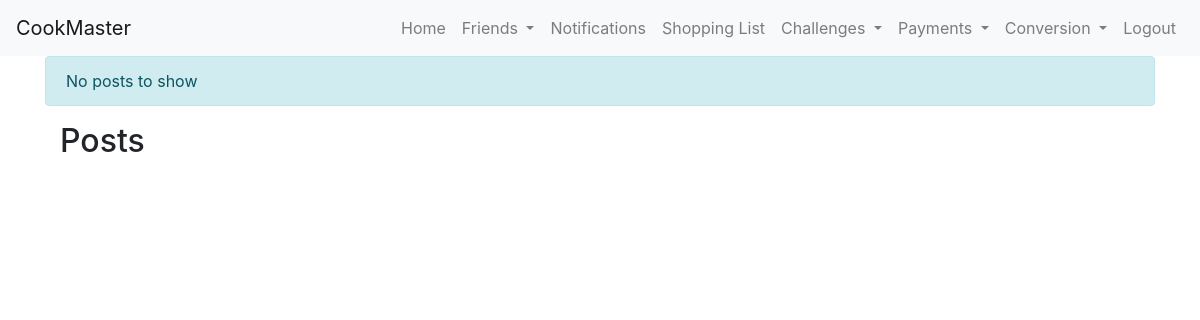
Before: /view_posts (signed in) with the older database file.
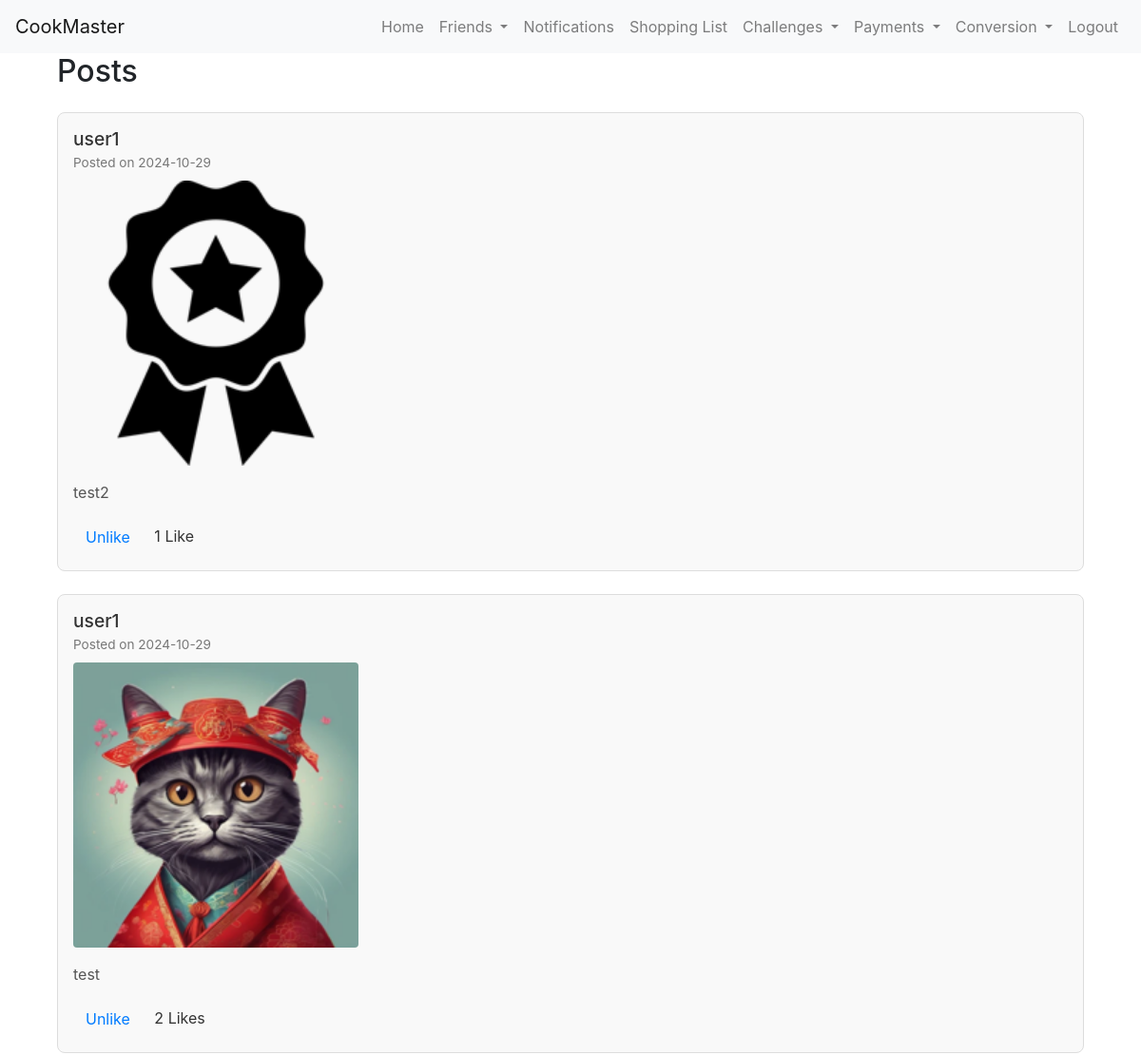
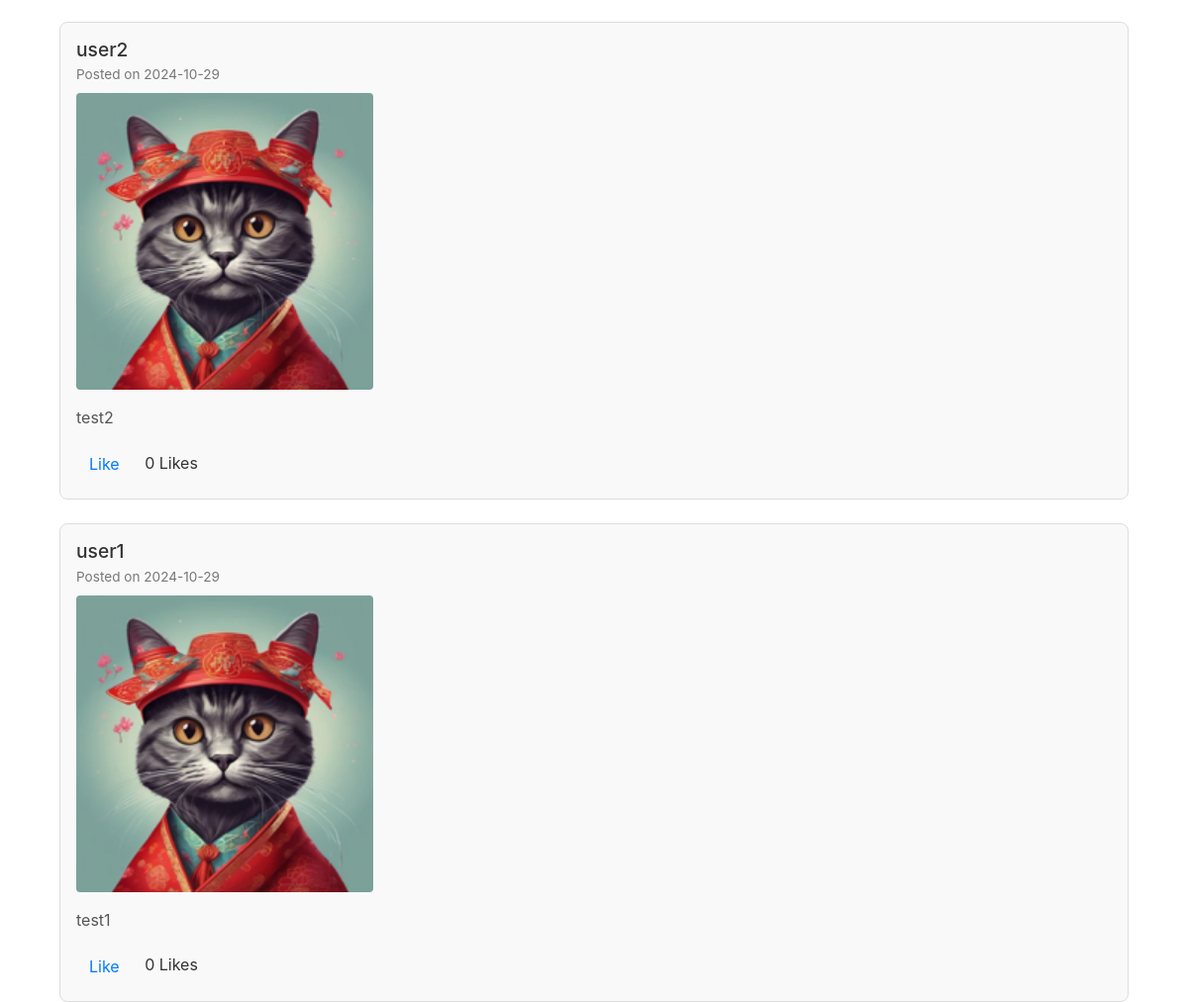
After: the same page with the newer database file (2 pictures, top to bottom).
### app/models.py (models this page shows)
class Post(db.Model):
    __tablename__ = 'post'
    id = db.Column(db.Integer, primary_key=True)
    image_file = db.Column(db.String(100), nullable=False)
    message = db.Column(db.Text, nullable=False)
    date_posted = db.Column(db.DateTime, nullable=False, default=db.func.current_timestamp())
    user_id = db.Column(db.Integer, db.ForeignKey('user.id'), nullable=False)
    challenge_id = db.Column(db.Integer, db.ForeignKey('challenge.id'), nullable=True)
    user = db.relationship('User', backref='user_posts')
    def is_liked_by(self, user):
            return any(like.user_id == user.id for like in self.likes)

class User(db.Model, UserMixin):
    id = db.Column(db.Integer, primary_key=True)
    username = db.Column(db.String(20), unique=True, nullable=False)
    email = db.Column(db.String(120), unique=True, nullable=False)
    password = db.Column(db.String(60), nullable=False)
    role = db.Column(db.String(10), nullable=False, default='user')
    completed_recipes = db.Column(db.Integer, default=0)
    recipes_created = db.Column(db.Integer, default=0)
    recipes_shared = db.Column(db.Integer, default=0)
    friends_connected = db.Column(db.Integer, default=0)
    shopping_lists_created = db.Column(db.Integer, default=0)
    conversion_tool_uses = db.Column(db.Integer, default=0)
    credits = db.Column(db.Integer, default=0)
    tools = db.relationship('Tool', backref='owner', lazy=True, cascade="all, delete-orphan")
    posts = db.relationship('Post', backref='author', lazy=True, cascade="all, delete-orphan")
    created_challenges = db.relationship('Challenge', backref='creator', lazy=True, overlaps="challenge_creator,created_challenges")
    participated_challenges = db.relationship('ChallengeParticipant', backref='user_participation', lazy=True, overlaps="participant,challenges_participated")
    achievements = db.relationship('Achievement', backref='user', lazy=True, cascade="all, delete-orphan")

### app/user_routes.py (the view)
@user.route('/view_posts')
@login_required
def view_posts():
    friends = Friendship.query.filter_by(user_id=current_user.id).all()
    friend_ids = [friend.friend_id for friend in friends]
    friend_ids.append(current_user.id)  # Include the current user in the posts
    posts = Post.query.filter(Post.user_id.in_(friend_ids)).order_by(Post.date_posted.desc()).all()
    if not posts:
        flash('No posts to show', 'info')
    return render_template('view_posts.html', posts=posts)

### app/__init__.py (called while the page is built)
@login_manager.user_loader
def load_user(user_id):
    from app.models import User
    return User.query.get(int(user_id))

### app/templates/view_posts.html (shortened to what this page needs)
{% extends "base.html" %}
{% block content %}
<div class="container">
    <h2>Posts</h2>
    <div class="posts-container">
        {% for post in posts %}
            <div class="post">
                <div class="post-header">
                    <h4>{{ post.user.username }}</h4>
                    <small>Posted on {{ post.date_posted.strftime('%Y-%m-%d') }}</small>
                </div>
                <div class="post-body">
                    {% if post.image_file %}
                        <img src="{{ url_for('static', filename='uploads/' + post.image_file) }}" alt="Post image" class="post-image">
                    {% else %}
                        <p class="no-image">No image available for this post.</p>
                    {% endif %}
                    <p class="post-message">{{ post.message }}</p>
                </div>
                <div class="post-footer">
                    <form action="{{ url_for('user.like_post', post_id=post.id) }}" method="post">
                        <button type="submit" class="btn btn-link">
                            {% if post.is_liked_by(current_user) %}
                                Unlike
                            {% else %}
                                Like
                            {% endif %}
                        </button>
                        <span>{{ post.likes|length }} {{ 'Like' if post.likes|length == 1 else 'Likes' }}</span>
                    </form>
                </div>
            </div>
        {% endfor %}
    </div>
</div>
{% endblock %}

### app/templates/base.html (shortened to what this page needs)
<!DOCTYPE html>
<html lang="en">
<head>
    <link rel="stylesheet" href="https://stackpath.bootstrapcdn.com/bootstrap/4.5.2/css/bootstrap.min.css">
</head>
<body>
    <nav class="navbar navbar-expand-lg navbar-light bg-light">
        <a class="navbar-brand" href="{{ url_for('user.index') }}">CookMaster</a>
        <div class="collapse navbar-collapse" id="navbarNav">
            <ul class="navbar-nav ml-auto">
                {% if current_user.is_authenticated %}
                    <li class="nav-item">
                        <a class="nav-link" href="{{ url_for('user.index') }}">Home</a>
                    </li>
                    <li class="nav-item dropdown">
                        <a class="nav-link dropdown-toggle" href="#" id="friendsDropdown" role="button" data-toggle="dropdown" aria-haspopup="true" aria-expanded="false">
                            Friends
                        </a>
                    </li>
                    <li class="nav-item">
                        <a class="nav-link" href="{{ url_for('user.notifications') }}">Notifications</a>
                    </li>
                    <li class="nav-item">
                        <a class="nav-link" href="{{ url_for('user.shopping_list') }}">Shopping List</a>
                    </li>
                    <li class="nav-item dropdown">
                        <a class="nav-link dropdown-toggle" href="#" id="challengesDropdown" role="button" data-toggle="dropdown" aria-haspopup="true" aria-expanded="false">
                          Challenges
                        </a>
                      </li>
                    <li class="nav-item dropdown">
                        <a class="nav-link dropdown-toggle" href="#" id="paymentsDropdown" role="button" data-toggle="dropdown" aria-haspopup="true" aria-expanded="false">
                            Payments
                        </a>
                    </li>
                    <li class="nav-item dropdown">
                        <a class="nav-link dropdown-toggle" href="#" id="conversionDropdown" role="button" data-toggle="dropdown" aria-haspopup="true" aria-expanded="false">
                            Conversion
                        </a>
                    </li>
                    <li class="nav-item">
                        <a class="nav-link" href="{{ url_for('user.logout') }}">Logout</a>
                    </li>
                {% endif %}
            </ul>
        </div>
    </nav>
    <div class="container">
        {% with messages = get_flashed_messages(with_categories=true) %}
            {% if messages %}
                {% for category, message in messages %}
                    <div class="alert alert-{{ category }}">{{ message }}</div>
                {% endfor %}
            {% endif %}
        {% endwith %}
        {% block content %}{% endblock %}
    </div>
</body>
</html>

### app/templates/view_posts.html (style rules this page uses)
.posts-container { display: flex; flex-direction: column; gap: 1.5rem; margin-top: 1.5rem; }
.post { border: 1px solid #ddd; padding: 1rem; border-radius: 8px; background-color: #f9f9f9; }
.post-header h4 { margin: 0; font-size: 1.2rem; color: #333; }
.post-header small { color: #777; font-size: 0.85rem; }
.post-image { width: 100%; max-width: 300px; height: auto; border-radius: 4px; margin-top: 0.5rem; }
.post-message { margin-top: 1rem; font-size: 1rem; color: #555; }
.post-footer { margin-top: 1rem; display: flex; align-items: center; }
.post-footer button { color: #007bff; font-size: 1rem; text-decoration: none; }
.post-footer span { margin-left: 0.5rem; color: #333; }

Changed rows visible on the page:
added Post: user.username "user1", date_posted "2024-10-29", image_file (picture), message "test2", shows "Unlike", likes|length "1", likes "Like"
added Post: user.username "user1", date_posted "2024-10-29", image_file (picture), message "test", shows "Unlike", likes|length "2", likes "Likes"
added Post: user.username "user2", date_posted "2024-10-29", image_file (picture), message "test2", shows "Like", likes|length "0", likes "Likes"
added Post: user.username "user1", date_posted "2024-10-29", image_file (picture), message "test1", shows "Like", likes|length "0", likes "Likes"
Other visible differences:
list line gone: "No posts to show"
